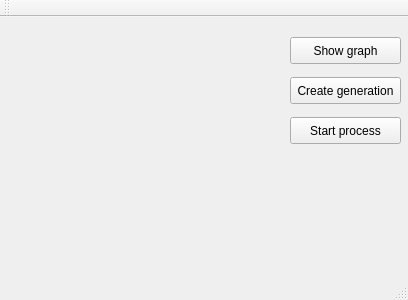
<?xml version="1.0" encoding="UTF-8"?>
<ui version="4.0">
 <class>MainWindow</class>
 <widget class="QMainWindow" name="MainWindow">
  <property name="geometry">
   <rect>
    <x>0</x>
    <y>0</y>
    <width>408</width>
    <height>300</height>
   </rect>
  </property>
  <property name="windowTitle">
   <string>MainWindow</string>
  </property>
  <widget class="QWidget" name="centralWidget">
   <widget class="QCustomPlot" name="cpGraph" native="true">
    <property name="geometry">
     <rect>
      <x>10</x>
      <y>10</y>
      <width>261</width>
      <height>211</height>
     </rect>
    </property>
    <property name="toolTip">
     <string/>
    </property>
   </widget>
   <widget class="QPushButton" name="pbShowGraph">
    <property name="geometry">
     <rect>
      <x>290</x>
      <y>20</y>
      <width>111</width>
      <height>27</height>
     </rect>
    </property>
    <property name="text">
     <string>Show graph</string>
    </property>
   </widget>
   <widget class="QPushButton" name="pbCreateGeneration">
    <property name="geometry">
     <rect>
      <x>290</x>
      <y>60</y>
      <width>111</width>
      <height>27</height>
     </rect>
    </property>
    <property name="text">
     <string>Create generation</string>
    </property>
   </widget>
   <widget class="QPushButton" name="pbStartProcess">
    <property name="geometry">
     <rect>
      <x>290</x>
      <y>100</y>
      <width>111</width>
      <height>27</height>
     </rect>
    </property>
    <property name="text">
     <string>Start process</string>
    </property>
   </widget>
  </widget>
  <widget class="QMenuBar" name="menuBar">
   <property name="geometry">
    <rect>
     <x>0</x>
     <y>0</y>
     <width>408</width>
     <height>27</height>
    </rect>
   </property>
  </widget>
  <widget class="QToolBar" name="mainToolBar">
   <attribute name="toolBarArea">
    <enum>TopToolBarArea</enum>
   </attribute>
   <attribute name="toolBarBreak">
    <bool>false</bool>
   </attribute>
  </widget>
  <widget class="QStatusBar" name="statusBar"/>
 </widget>
 <layoutdefault spacing="6" margin="11"/>
 <customwidgets>
  <customwidget>
   <class>QCustomPlot</class>
   <extends>QWidget</extends>
   <header>qcustomplot.h</header>
   <container>1</container>
  </customwidget>
 </customwidgets>
 <resources/>
 <connections/>
</ui>
